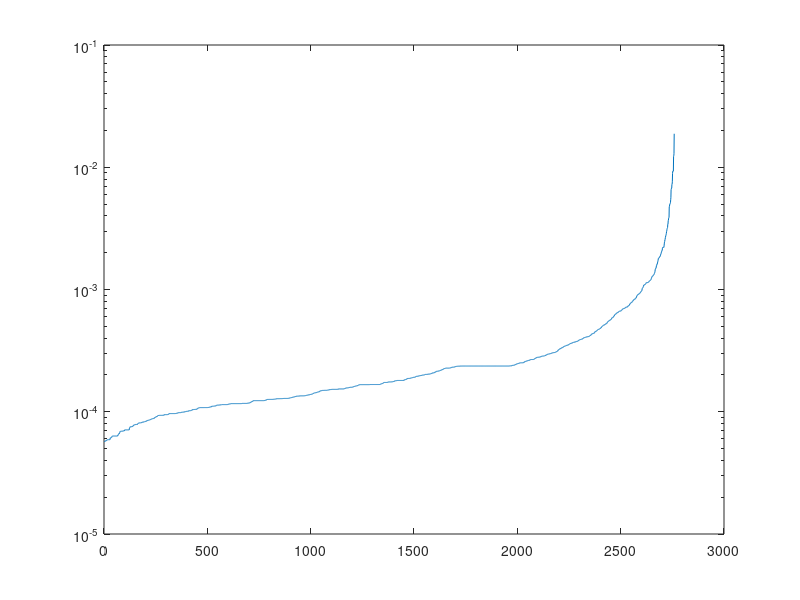

The MATLAB script that drew this image: (Note: this script raises an error after producing the figure.)
%% Random Alpha PageRank
% See Gleich and Constantine, Random Alpha PageRank, for details about this
% method.  PageRank is a method to evaluate the importance of nodes in a
% directed graph.  On the graph, we follow a random walk where at each
% step,
%   with probability a, we follow a randomly chosen link from the
%      current node
%   with probability (1-a), we jump to a randomly chosen node.
% (Both random choices are uniform over all the possibilities.)
% The stationary distribution of this Markov process is the PageRank
% vector.  We can compute the stationary distribution by solving a linear
% system, 
%
%  $$ (I - aP^T)x = \frac{1-a}{n} e $$
%
% where P is the transition matrix for a random walk on the graph.
% In Random Alpha PageRank, we place a with a random variable, and examine
% the expected value of x.  This computation is solved by a parameterized
% matrix problem.
%
% Usually, we pick a Beta random variable for a -- this corresponds to
% approximating x(a) with a Jacobi parameter.

%% Load a webgraph and setup the linear system
% In this step, we construct the parameterzied linear system that
% correponds to PageRank
load('wb-cs.stanford.mat'); % we load a small web-graph matrix
P = Pcc; % only use the largest strong component -- this fixes a few technical details
A = @(a) (speye(size(P)) - a*P');
b = @(a) (1-a)./size(P,1)*ones(size(P,1),1);
iAb = @(a) A(a)\b(a); % this function solves for a PageRank vector

%% Compute a PageRank vector
% Now, let's compute a single PageRank vector and show the vector
% of ''Ranks'' in sorted order.  This problem corresponds to a surfer
% than will follow a link 85% of the time, or make random jumps
% 15% of the time.  

x85 = iAb(0.85);
semilogy(sort(x85));

%%
% This plot shows that most of the values are small 1e-4 to 1e-3, but
% that a few are large.

%% Setup the parameter
% In random alpha PageRank, we consider a population of surfers where
% the link following probabilities, which are the values of a,
% are generated from a distribution.  
% The parameter s below is a Jacobi parameter to model the randomness in
% the value of a.
% The two shape parameters of the Jacobi parameter give it a slight 
% shift towards larger values of a.

s = [jacobi_parameter(0,1,2,3)];

%%
% There's no good PMPack function to plot the density of such a function.
% The following code draws a beta pdf, which is the density for a Jacobi
% parameter.  
beta_a = 4;  % the code to evaluate the pdf uses beta_a = b+1 = 3+1
beta_b = 3;  %                               and beta_b = a+1 = 2+1
xx = 0:0.01:1;
logkerna = (beta_a-1).*log(xx);
logkernb = (beta_b-1).*log(1-xx);
plot(xx,exp(logkerna+logkernb - betaln(beta_a,beta_b)));

%%
% This figure shows how often surfers will ``draw'' different values of
% a, the link following probabilitiy.

%% Compute the approximation
% At this point, we can compute approximations of the expected value
% of the Random Alpha PageRank function
[X,errz] = pseudospectral(iAb,s,'adapt');

%% Get the expected solution
% The first vector in the coefficients matrix is just the expected
% solution.  It is the expected value of the vector iAb over a drawn from 
% a Beta density.
ex = X.coefficients(:,1);

%%
% Let's compare that against the deterministic solution 
loglog(x85,ex,'.');
xlabel('Deterministic PageRank');
ylabel('Expected PageRank with Jacobi(2,3) parameter');

%%
% The vector has changed quite a bit!  There's a pleasing curve
% in the plot above showing that the values with a Jacobi(2,3)
% are more compressed than their deterministic counterparts.  For
% wild behavior, try a Jacobi(0.2,0.6,0.5,0.5) parameter

%% Plot the first component
% Now we show how a single component of the vector changes as a function
% of a.  
first_component = @(x) x(1);
fplot(@(a) first_component(evaluate_expansion(X,a)), [0,1]);
ylabel('x_1(a)');
xlabel('a');

